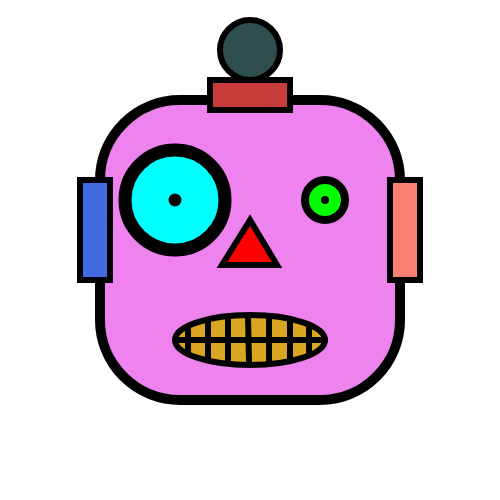
Frame 1 (no input)
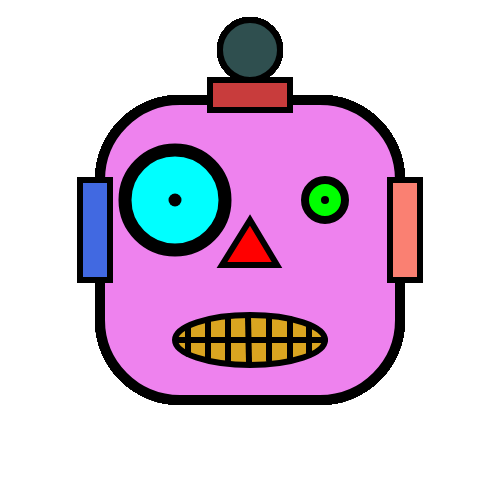
Frame 60 (no input)
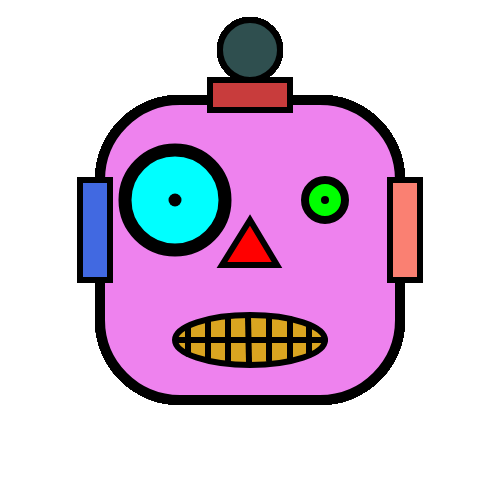
Frame 120 (the mouse pressed at the canvas centre since frame 60)

The p5.js sketch that drew these frames (run headless with seeded random() and noise() and a simulated clock; from frame 60 on, the mouse is pressed at the canvas centre):

// p5.js sketch
// ── sketch.js
function setup()
{
	//create a canvas for the robot
	createCanvas(500, 500);
}

function draw()
{
	strokeWeight(10);

	//robots head
	fill(238,130,238);
	rect(100, 100, 300, 300, 80);


	//robots antenna
    strokeWeight(6);
	fill(47,79,79);
	ellipse(250, 50, 60, 60);

	fill(200, 60, 60);
	rect(210, 80, 80, 30);

	//robots eyes
    strokeWeight(13);
	fill(0,255,255);
	ellipse(175, 200, 100, 100);
	point(175, 200);
    strokeWeight(8);
    fill(0,255,0);
	ellipse(325, 200, 40, 40);
	point(325, 200);


	//robots nose
    strokeWeight(6);
	fill(255, 0, 0);
	triangle(250, 220, 222, 265, 277, 265);

	//robots ears
    fill(65,105,225);
    strokeWeight(6);
	rect(80, 180, 30, 100);
    fill(250,128,114);
	rect(390, 180, 30, 100);

	//robots mouth
    strokeWeight(6);
	fill(218 ,165,32);
	beginShape();
	ellipse(250,340, 150,50);
    line(176,340,325,340);
    line(188,354,188,328);
    line(208,321,208,360);
    line(228,319,228,360);
    line(248,317,249,362);
    line(269,318,269,360);
    line(290,319,290,360);
    line(309,326,309,355);
    
    
	
	endShape();
}
